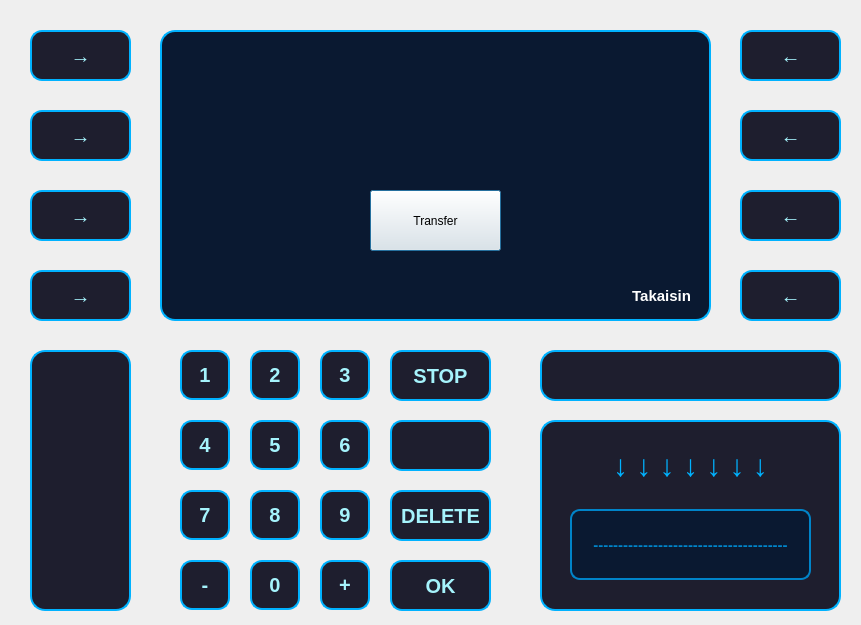
 <widget class="QDialog" name="TransferWindow">
  <property name="geometry">
   <rect>
    <x>0</x>
    <y>0</y>
    <width>861</width>
    <height>625</height>
   </rect>
  </property>
  <property name="windowTitle">
   <string>Dialog</string>
  </property>
  <widget class="QPushButton" name="buttonTransfer">
   <property name="geometry">
    <rect>
     <x>370</x>
     <y>190</y>
     <width>131</width>
     <height>61</height>
    </rect>
   </property>
   <property name="text">
    <string>Transfer</string>
   </property>
  </widget>
  <widget class="QPushButton" name="buttonOut_20">
   <property name="geometry">
    <rect>
     <x>30</x>
     <y>30</y>
     <width>101</width>
     <height>51</height>
    </rect>
   </property>
   <property name="styleSheet">
    <string notr="true">QPushButton {
    background-color: #1E1E2E;
    color: #A5F3FC;
    font-size: 20px;
    font-weight: bold;
    border: 2px solid #00B2FF;
    border-radius: 12px;
    padding: 10px;
    box-shadow: 0px 4px 10px rgba(0, 178, 255, 0.3);
    transition: all 0.2s ease-in-out;
}

QPushButton:hover {
    background-color: #00B2FF;
    color: #1E1E2E;
    border: 2px solid #A5F3FC;
    box-shadow: 0px 4px 15px rgba(165, 243, 252, 0.6);
    transform: scale(1.05);
}

QPushButton:pressed {
    background-color: #0084C9;
    color: #FFFFFF;
    box-shadow: inset 0px 4px 8px rgba(0, 0, 0, 0.5);
    transform: scale(0.95);
}
</string>
   </property>
   <property name="text">
    <string>→</string>
   </property>
   <property name="icon">
    <iconset>
     <normaloff>:/resources/arrow.jpg</normaloff>:/resources/arrow.jpg</iconset>
   </property>
   <property name="iconSize">
    <size>
     <width>32</width>
     <height>32</height>
    </size>
   </property>
  </widget>
  <widget class="QPushButton" name="buttonOut_50">
   <property name="geometry">
    <rect>
     <x>30</x>
     <y>190</y>
     <width>101</width>
     <height>51</height>
    </rect>
   </property>
   <property name="styleSheet">
    <string notr="true">QPushButton {
    background-color: #1E1E2E;
    color: #A5F3FC;
    font-size: 20px;
    font-weight: bold;
    border: 2px solid #00B2FF;
    border-radius: 12px;
    padding: 10px;
    box-shadow: 0px 4px 10px rgba(0, 178, 255, 0.3);
    transition: all 0.2s ease-in-out;
}

QPushButton:hover {
    background-color: #00B2FF;
    color: #1E1E2E;
    border: 2px solid #A5F3FC;
    box-shadow: 0px 4px 15px rgba(165, 243, 252, 0.6);
    transform: scale(1.05);
}

QPushButton:pressed {
    background-color: #0084C9;
    color: #FFFFFF;
    box-shadow: inset 0px 4px 8px rgba(0, 0, 0, 0.5);
    transform: scale(0.95);
}
</string>
   </property>
   <property name="text">
    <string>→</string>
   </property>
   <property name="icon">
    <iconset>
     <normaloff>:/resources/arrow.jpg</normaloff>:/resources/arrow.jpg</iconset>
   </property>
   <property name="iconSize">
    <size>
     <width>32</width>
     <height>32</height>
    </size>
   </property>
  </widget>
  <widget class="QPushButton" name="buttonOut_40">
   <property name="geometry">
    <rect>
     <x>30</x>
     <y>110</y>
     <width>101</width>
     <height>51</height>
    </rect>
   </property>
   <property name="styleSheet">
    <string notr="true">QPushButton {
    background-color: #1E1E2E;
    color: #A5F3FC;
    font-size: 20px;
    font-weight: bold;
    border: 2px solid #00B2FF;
    border-radius: 12px;
    padding: 10px;
    box-shadow: 0px 4px 10px rgba(0, 178, 255, 0.3);
    transition: all 0.2s ease-in-out;
}

QPushButton:hover {
    background-color: #00B2FF;
    color: #1E1E2E;
    border: 2px solid #A5F3FC;
    box-shadow: 0px 4px 15px rgba(165, 243, 252, 0.6);
    transform: scale(1.05);
}

QPushButton:pressed {
    background-color: #0084C9;
    color: #FFFFFF;
    box-shadow: inset 0px 4px 8px rgba(0, 0, 0, 0.5);
    transform: scale(0.95);
}
</string>
   </property>
   <property name="text">
    <string>→</string>
   </property>
   <property name="icon">
    <iconset>
     <normaloff>:/resources/arrow.jpg</normaloff>:/resources/arrow.jpg</iconset>
   </property>
   <property name="iconSize">
    <size>
     <width>32</width>
     <height>32</height>
    </size>
   </property>
  </widget>
  <widget class="QPushButton" name="btn_0">
   <property name="geometry">
    <rect>
     <x>250</x>
     <y>560</y>
     <width>50</width>
     <height>50</height>
    </rect>
   </property>
   <property name="font">
    <font>
     <pointsize>-1</pointsize>
     <bold>true</bold>
     <kerning>true</kerning>
    </font>
   </property>
   <property name="styleSheet">
    <string notr="true">QPushButton {
    background-color: #1E1E2E;
    color: #A5F3FC;
    font-size: 20px;
    font-weight: bold;
    border: 2px solid #00B2FF;
    border-radius: 12px;
    padding: 10px;
    box-shadow: 0px 4px 10px rgba(0, 178, 255, 0.3);
    transition: all 0.2s ease-in-out;
}

QPushButton:hover {
    background-color: #00B2FF;
    color: #1E1E2E;
    border: 2px solid #A5F3FC;
    box-shadow: 0px 4px 15px rgba(165, 243, 252, 0.6);
    transform: scale(1.05);
}

QPushButton:pressed {
    background-color: #0084C9;
    color: #FFFFFF;
    box-shadow: inset 0px 4px 8px rgba(0, 0, 0, 0.5);
    transform: scale(0.95);
}
</string>
   </property>
   <property name="text">
    <string>0</string>
   </property>
  </widget>
  <widget class="QLabel" name="cardSlot">
   <property name="geometry">
    <rect>
     <x>540</x>
     <y>420</y>
     <width>301</width>
     <height>191</height>
    </rect>
   </property>
   <property name="styleSheet">
    <string notr="true">QLabel#cardSlot {
    background-color: #1E1E2E;
    border: 2px solid #00B2FF;
    border-radius: 15px;
    min-width: 160px;
    min-height: 60px;
    text-align: center;
    color: #A5F3FC;
    font-size: 16px;
    font-weight: bold;
    box-shadow: inset 0px 5px 10px rgba(0, 0, 0, 0.6);
}
</string>
   </property>
   <property name="text">
    <string/>
   </property>
  </widget>
  <widget class="QPushButton" name="btnOK">
   <property name="geometry">
    <rect>
     <x>390</x>
     <y>560</y>
     <width>101</width>
     <height>51</height>
    </rect>
   </property>
   <property name="layoutDirection">
    <enum>Qt::LayoutDirection::LeftToRight</enum>
   </property>
   <property name="styleSheet">
    <string notr="true">QPushButton {
    background-color: #1E1E2E;
    color: #A5F3FC;
    font-size: 20px;
    font-weight: bold;
    border: 2px solid #00B2FF;
    border-radius: 12px;
    padding: 10px;
    box-shadow: 0px 4px 10px rgba(0, 178, 255, 0.3);
    transition: all 0.2s ease-in-out;
}

QPushButton:hover {
    background-color: #00B2FF;
    color: #1E1E2E;
    border: 2px solid #A5F3FC;
    box-shadow: 0px 4px 15px rgba(165, 243, 252, 0.6);
    transform: scale(1.05);
}

QPushButton:pressed {
    background-color: #0084C9;
    color: #FFFFFF;
    box-shadow: inset 0px 4px 8px rgba(0, 0, 0, 0.5);
    transform: scale(0.95);
}
</string>
   </property>
   <property name="text">
    <string>OK</string>
   </property>
  </widget>
  <widget class="QPushButton" name="btnBack">
   <property name="geometry">
    <rect>
     <x>740</x>
     <y>270</y>
     <width>101</width>
     <height>51</height>
    </rect>
   </property>
   <property name="styleSheet">
    <string notr="true">QPushButton {
    background-color: #1E1E2E;
    color: #A5F3FC;
    font-size: 20px;
    font-weight: bold;
    border: 2px solid #00B2FF;
    border-radius: 12px;
    padding: 10px;
    box-shadow: 0px 4px 10px rgba(0, 178, 255, 0.3);
    transition: all 0.2s ease-in-out;
}

QPushButton:hover {
    background-color: #00B2FF;
    color: #1E1E2E;
    border: 2px solid #A5F3FC;
    box-shadow: 0px 4px 15px rgba(165, 243, 252, 0.6);
    transform: scale(1.05);
}

QPushButton:pressed {
    background-color: #0084C9;
    color: #FFFFFF;
    box-shadow: inset 0px 4px 8px rgba(0, 0, 0, 0.5);
    transform: scale(0.95);
}
</string>
   </property>
   <property name="text">
    <string>←</string>
   </property>
  </widget>
  <widget class="QPushButton" name="btn_4">
   <property name="geometry">
    <rect>
     <x>180</x>
     <y>420</y>
     <width>50</width>
     <height>50</height>
    </rect>
   </property>
   <property name="font">
    <font>
     <pointsize>-1</pointsize>
     <bold>true</bold>
     <kerning>true</kerning>
    </font>
   </property>
   <property name="styleSheet">
    <string notr="true">QPushButton {
    background-color: #1E1E2E;
    color: #A5F3FC;
    font-size: 20px;
    font-weight: bold;
    border: 2px solid #00B2FF;
    border-radius: 12px;
    padding: 10px;
    box-shadow: 0px 4px 10px rgba(0, 178, 255, 0.3);
    transition: all 0.2s ease-in-out;
}

QPushButton:hover {
    background-color: #00B2FF;
    color: #1E1E2E;
    border: 2px solid #A5F3FC;
    box-shadow: 0px 4px 15px rgba(165, 243, 252, 0.6);
    transform: scale(1.05);
}

QPushButton:pressed {
    background-color: #0084C9;
    color: #FFFFFF;
    box-shadow: inset 0px 4px 8px rgba(0, 0, 0, 0.5);
    transform: scale(0.95);
}
</string>
   </property>
   <property name="text">
    <string>4</string>
   </property>
  </widget>
  <widget class="QPushButton" name="btn_8">
   <property name="geometry">
    <rect>
     <x>250</x>
     <y>490</y>
     <width>50</width>
     <height>50</height>
    </rect>
   </property>
   <property name="font">
    <font>
     <pointsize>-1</pointsize>
     <bold>true</bold>
     <kerning>true</kerning>
    </font>
   </property>
   <property name="styleSheet">
    <string notr="true">QPushButton {
    background-color: #1E1E2E;
    color: #A5F3FC;
    font-size: 20px;
    font-weight: bold;
    border: 2px solid #00B2FF;
    border-radius: 12px;
    padding: 10px;
    box-shadow: 0px 4px 10px rgba(0, 178, 255, 0.3);
    transition: all 0.2s ease-in-out;
}

QPushButton:hover {
    background-color: #00B2FF;
    color: #1E1E2E;
    border: 2px solid #A5F3FC;
    box-shadow: 0px 4px 15px rgba(165, 243, 252, 0.6);
    transform: scale(1.05);
}

QPushButton:pressed {
    background-color: #0084C9;
    color: #FFFFFF;
    box-shadow: inset 0px 4px 8px rgba(0, 0, 0, 0.5);
    transform: scale(0.95);
}
</string>
   </property>
   <property name="text">
    <string>8</string>
   </property>
  </widget>
  <widget class="QLabel" name="cardSlot_3">
   <property name="geometry">
    <rect>
     <x>30</x>
     <y>350</y>
     <width>101</width>
     <height>261</height>
    </rect>
   </property>
   <property name="styleSheet">
    <string notr="true">QLabel#cardSlot_3 {
    background-color: #1E1E2E;
    border: 2px solid #00B2FF;
    border-radius: 15px;
    text-align: center;
    color: #A5F3FC;
    font-size: 16px;
    font-weight: bold;
    box-shadow: inset 0px 5px 10px rgba(0, 0, 0, 0.6);
}
</string>
   </property>
   <property name="text">
    <string/>
   </property>
  </widget>
  <widget class="QLabel" name="cardSlot_2">
   <property name="geometry">
    <rect>
     <x>540</x>
     <y>350</y>
     <width>301</width>
     <height>51</height>
    </rect>
   </property>
   <property name="styleSheet">
    <string notr="true">QLabel#cardSlot_2 {
    background-color: #1E1E2E;
    border: 2px solid #00B2FF;
    border-radius: 15px;
    text-align: center;
    color: #A5F3FC;
    font-size: 16px;
    font-weight: bold;
    box-shadow: inset 0px 5px 10px rgba(0, 0, 0, 0.6);
}
</string>
   </property>
   <property name="text">
    <string/>
   </property>
  </widget>
  <widget class="QPushButton" name="buttonOut_x">
   <property name="geometry">
    <rect>
     <x>740</x>
     <y>110</y>
     <width>101</width>
     <height>51</height>
    </rect>
   </property>
   <property name="styleSheet">
    <string notr="true">QPushButton {
    background-color: #1E1E2E;
    color: #A5F3FC;
    font-size: 20px;
    font-weight: bold;
    border: 2px solid #00B2FF;
    border-radius: 12px;
    padding: 10px;
    box-shadow: 0px 4px 10px rgba(0, 178, 255, 0.3);
    transition: all 0.2s ease-in-out;
}

QPushButton:hover {
    background-color: #00B2FF;
    color: #1E1E2E;
    border: 2px solid #A5F3FC;
    box-shadow: 0px 4px 15px rgba(165, 243, 252, 0.6);
    transform: scale(1.05);
}

QPushButton:pressed {
    background-color: #0084C9;
    color: #FFFFFF;
    box-shadow: inset 0px 4px 8px rgba(0, 0, 0, 0.5);
    transform: scale(0.95);
}
</string>
   </property>
   <property name="text">
    <string>←</string>
   </property>
   <property name="icon">
    <iconset>
     <normaloff>:/resources/arrow.jpg</normaloff>:/resources/arrow.jpg</iconset>
   </property>
   <property name="iconSize">
    <size>
     <width>32</width>
     <height>32</height>
    </size>
   </property>
  </widget>
  <widget class="QLabel" name="cardSlotBorder">
   <property name="geometry">
    <rect>
     <x>570</x>
     <y>509</y>
     <width>241</width>
     <height>71</height>
    </rect>
   </property>
   <property name="styleSheet">
    <string notr="true">QLabel#cardSlotBorder {
	font-size: 15px;
	color: #0084C9;
	font-weight: bold;
    background-color: #0A1931;
    border: 2px solid #0084C9;
    border-radius: 10px;
    min-width: 140px;
    min-height: 20px;
}

</string>
   </property>
   <property name="text">
    <string>---------------------------------------</string>
   </property>
   <property name="alignment">
    <set>Qt::AlignmentFlag::AlignCenter</set>
   </property>
  </widget>
  <widget class="QPushButton" name="btn_14">
   <property name="geometry">
    <rect>
     <x>390</x>
     <y>490</y>
     <width>101</width>
     <height>51</height>
    </rect>
   </property>
   <property name="font">
    <font>
     <pointsize>-1</pointsize>
     <bold>true</bold>
     <kerning>true</kerning>
    </font>
   </property>
   <property name="styleSheet">
    <string notr="true">QPushButton {
    background-color: #1E1E2E;
    color: #A5F3FC;
    font-size: 20px;
    font-weight: bold;
    border: 2px solid #00B2FF;
    border-radius: 12px;
    padding: 10px;
    box-shadow: 0px 4px 10px rgba(0, 178, 255, 0.3);
    transition: all 0.2s ease-in-out;
}

QPushButton:hover {
    background-color: #00B2FF;
    color: #1E1E2E;
    border: 2px solid #A5F3FC;
    box-shadow: 0px 4px 15px rgba(165, 243, 252, 0.6);
    transform: scale(1.05);
}

QPushButton:pressed {
    background-color: #0084C9;
    color: #FFFFFF;
    box-shadow: inset 0px 4px 8px rgba(0, 0, 0, 0.5);
    transform: scale(0.95);
}
</string>
   </property>
   <property name="text">
    <string>DELETE</string>
   </property>
  </widget>
  <widget class="QPushButton" name="btn_11">
   <property name="geometry">
    <rect>
     <x>180</x>
     <y>560</y>
     <width>50</width>
     <height>50</height>
    </rect>
   </property>
   <property name="font">
    <font>
     <pointsize>-1</pointsize>
     <bold>true</bold>
     <kerning>true</kerning>
    </font>
   </property>
   <property name="styleSheet">
    <string notr="true">QPushButton {
    background-color: #1E1E2E;
    color: #A5F3FC;
    font-size: 20px;
    font-weight: bold;
    border: 2px solid #00B2FF;
    border-radius: 12px;
    padding: 10px;
    box-shadow: 0px 4px 10px rgba(0, 178, 255, 0.3);
    transition: all 0.2s ease-in-out;
}

QPushButton:hover {
    background-color: #00B2FF;
    color: #1E1E2E;
    border: 2px solid #A5F3FC;
    box-shadow: 0px 4px 15px rgba(165, 243, 252, 0.6);
    transform: scale(1.05);
}

QPushButton:pressed {
    background-color: #0084C9;
    color: #FFFFFF;
    box-shadow: inset 0px 4px 8px rgba(0, 0, 0, 0.5);
    transform: scale(0.95);
}
</string>
   </property>
   <property name="text">
    <string>-</string>
   </property>
  </widget>
  <widget class="QPushButton" name="btn_7">
   <property name="geometry">
    <rect>
     <x>180</x>
     <y>490</y>
     <width>50</width>
     <height>50</height>
    </rect>
   </property>
   <property name="font">
    <font>
     <pointsize>-1</pointsize>
     <bold>true</bold>
     <kerning>true</kerning>
    </font>
   </property>
   <property name="styleSheet">
    <string notr="true">QPushButton {
    background-color: #1E1E2E;
    color: #A5F3FC;
    font-size: 20px;
    font-weight: bold;
    border: 2px solid #00B2FF;
    border-radius: 12px;
    padding: 10px;
    box-shadow: 0px 4px 10px rgba(0, 178, 255, 0.3);
    transition: all 0.2s ease-in-out;
}

QPushButton:hover {
    background-color: #00B2FF;
    color: #1E1E2E;
    border: 2px solid #A5F3FC;
    box-shadow: 0px 4px 15px rgba(165, 243, 252, 0.6);
    transform: scale(1.05);
}

QPushButton:pressed {
    background-color: #0084C9;
    color: #FFFFFF;
    box-shadow: inset 0px 4px 8px rgba(0, 0, 0, 0.5);
    transform: scale(0.95);
}
</string>
   </property>
   <property name="text">
    <string>7</string>
   </property>
  </widget>
  <widget class="QLabel" name="txtOut_40">
   <property name="geometry">
    <rect>
     <x>180</x>
     <y>110</y>
     <width>71</width>
     <height>51</height>
    </rect>
   </property>
   <property name="styleSheet">
    <string notr="true">font-size: 15px;
color: white;
font-weight: bold;
background-color: transparent;</string>
   </property>
   <property name="text">
    <string>40 €</string>
   </property>
  </widget>
  <widget class="QPushButton" name="btnLangFI_7">
   <property name="geometry">
    <rect>
     <x>740</x>
     <y>190</y>
     <width>101</width>
     <height>51</height>
    </rect>
   </property>
   <property name="layoutDirection">
    <enum>Qt::LayoutDirection::LeftToRight</enum>
   </property>
   <property name="autoFillBackground">
    <bool>false</bool>
   </property>
   <property name="styleSheet">
    <string notr="true">QPushButton {
    background-color: #1E1E2E;
    color: #A5F3FC;
    font-size: 20px;
    font-weight: bold;
    border: 2px solid #00B2FF;
    border-radius: 12px;
    padding: 10px;
    box-shadow: 0px 4px 10px rgba(0, 178, 255, 0.3);
    transition: all 0.2s ease-in-out;
}

QPushButton:hover {
    background-color: #00B2FF;
    color: #1E1E2E;
    border: 2px solid #A5F3FC;
    box-shadow: 0px 4px 15px rgba(165, 243, 252, 0.6);
    transform: scale(1.05);
}

QPushButton:pressed {
    background-color: #0084C9;
    color: #FFFFFF;
    box-shadow: inset 0px 4px 8px rgba(0, 0, 0, 0.5);
    transform: scale(0.95);
}
</string>
   </property>
   <property name="text">
    <string>←</string>
   </property>
  </widget>
  <widget class="QPushButton" name="btn_5">
   <property name="geometry">
    <rect>
     <x>250</x>
     <y>420</y>
     <width>50</width>
     <height>50</height>
    </rect>
   </property>
   <property name="font">
    <font>
     <pointsize>-1</pointsize>
     <bold>true</bold>
     <kerning>true</kerning>
    </font>
   </property>
   <property name="styleSheet">
    <string notr="true">QPushButton {
    background-color: #1E1E2E;
    color: #A5F3FC;
    font-size: 20px;
    font-weight: bold;
    border: 2px solid #00B2FF;
    border-radius: 12px;
    padding: 10px;
    box-shadow: 0px 4px 10px rgba(0, 178, 255, 0.3);
    transition: all 0.2s ease-in-out;
}

QPushButton:hover {
    background-color: #00B2FF;
    color: #1E1E2E;
    border: 2px solid #A5F3FC;
    box-shadow: 0px 4px 15px rgba(165, 243, 252, 0.6);
    transform: scale(1.05);
}

QPushButton:pressed {
    background-color: #0084C9;
    color: #FFFFFF;
    box-shadow: inset 0px 4px 8px rgba(0, 0, 0, 0.5);
    transform: scale(0.95);
}
</string>
   </property>
   <property name="text">
    <string>5</string>
   </property>
  </widget>
  <widget class="QPushButton" name="buttonOut_80">
   <property name="geometry">
    <rect>
     <x>30</x>
     <y>270</y>
     <width>101</width>
     <height>51</height>
    </rect>
   </property>
   <property name="styleSheet">
    <string notr="true">QPushButton {
    background-color: #1E1E2E;
    color: #A5F3FC;
    font-size: 20px;
    font-weight: bold;
    border: 2px solid #00B2FF;
    border-radius: 12px;
    padding: 10px;
    box-shadow: 0px 4px 10px rgba(0, 178, 255, 0.3);
    transition: all 0.2s ease-in-out;
}

QPushButton:hover {
    background-color: #00B2FF;
    color: #1E1E2E;
    border: 2px solid #A5F3FC;
    box-shadow: 0px 4px 15px rgba(165, 243, 252, 0.6);
    transform: scale(1.05);
}

QPushButton:pressed {
    background-color: #0084C9;
    color: #FFFFFF;
    box-shadow: inset 0px 4px 8px rgba(0, 0, 0, 0.5);
    transform: scale(0.95);
}
</string>
   </property>
   <property name="text">
    <string>→</string>
   </property>
   <property name="icon">
    <iconset>
     <normaloff>:/resources/arrow.jpg</normaloff>:/resources/arrow.jpg</iconset>
   </property>
   <property name="iconSize">
    <size>
     <width>32</width>
     <height>32</height>
    </size>
   </property>
  </widget>
  <widget class="QPushButton" name="btn_10">
   <property name="geometry">
    <rect>
     <x>320</x>
     <y>560</y>
     <width>50</width>
     <height>50</height>
    </rect>
   </property>
   <property name="font">
    <font>
     <pointsize>-1</pointsize>
     <bold>true</bold>
     <kerning>true</kerning>
    </font>
   </property>
   <property name="styleSheet">
    <string notr="true">QPushButton {
    background-color: #1E1E2E;
    color: #A5F3FC;
    font-size: 20px;
    font-weight: bold;
    border: 2px solid #00B2FF;
    border-radius: 12px;
    padding: 10px;
    box-shadow: 0px 4px 10px rgba(0, 178, 255, 0.3);
    transition: all 0.2s ease-in-out;
}

QPushButton:hover {
    background-color: #00B2FF;
    color: #1E1E2E;
    border: 2px solid #A5F3FC;
    box-shadow: 0px 4px 15px rgba(165, 243, 252, 0.6);
    transform: scale(1.05);
}

QPushButton:pressed {
    background-color: #0084C9;
    color: #FFFFFF;
    box-shadow: inset 0px 4px 8px rgba(0, 0, 0, 0.5);
    transform: scale(0.95);
}
</string>
   </property>
   <property name="text">
    <string>+</string>
   </property>
  </widget>
  <widget class="QListWidget" name="listWidget">
   <property name="geometry">
    <rect>
     <x>160</x>
     <y>30</y>
     <width>551</width>
     <height>291</height>
    </rect>
   </property>
   <property name="styleSheet">
    <string notr="true">QListWidget {
    background-color: #0A1931;
    border: 2px solid #00B2FF;
    border-radius: 15px;
    padding: 10px;
    color: #A5F3FC;
    font-size: 18px;
    font-weight: bold;
}
</string>
   </property>
  </widget>
  <widget class="QLabel" name="txtBack">
   <property name="geometry">
    <rect>
     <x>550</x>
     <y>270</y>
     <width>141</width>
     <height>51</height>
    </rect>
   </property>
   <property name="styleSheet">
    <string notr="true">font-size: 15px;
color: white;
font-weight: bold;
background-color: transparent;
text-transform: uppercase;</string>
   </property>
   <property name="text">
    <string>Takaisin</string>
   </property>
   <property name="alignment">
    <set>Qt::AlignmentFlag::AlignRight|Qt::AlignmentFlag::AlignTrailing|Qt::AlignmentFlag::AlignVCenter</set>
   </property>
  </widget>
  <widget class="QPushButton" name="btnBack_3">
   <property name="geometry">
    <rect>
     <x>390</x>
     <y>350</y>
     <width>101</width>
     <height>51</height>
    </rect>
   </property>
   <property name="styleSheet">
    <string notr="true">QPushButton {
    background-color: #1E1E2E;
    color: #A5F3FC;
    font-size: 20px;
    font-weight: bold;
    border: 2px solid #00B2FF;
    border-radius: 12px;
    padding: 10px;
    box-shadow: 0px 4px 10px rgba(0, 178, 255, 0.3);
    transition: all 0.2s ease-in-out;
}

QPushButton:hover {
    background-color: #00B2FF;
    color: #1E1E2E;
    border: 2px solid #A5F3FC;
    box-shadow: 0px 4px 15px rgba(165, 243, 252, 0.6);
    transform: scale(1.05);
}

QPushButton:pressed {
    background-color: #0084C9;
    color: #FFFFFF;
    box-shadow: inset 0px 4px 8px rgba(0, 0, 0, 0.5);
    transform: scale(0.95);
}
</string>
   </property>
   <property name="text">
    <string>STOP</string>
   </property>
  </widget>
  <widget class="QPushButton" name="btn_15">
   <property name="geometry">
    <rect>
     <x>390</x>
     <y>420</y>
     <width>101</width>
     <height>51</height>
    </rect>
   </property>
   <property name="font">
    <font>
     <pointsize>-1</pointsize>
     <bold>true</bold>
     <kerning>true</kerning>
    </font>
   </property>
   <property name="styleSheet">
    <string notr="true">QPushButton {
    background-color: #1E1E2E;
    color: #A5F3FC;
    font-size: 20px;
    font-weight: bold;
    border: 2px solid #00B2FF;
    border-radius: 12px;
    padding: 10px;
    box-shadow: 0px 4px 10px rgba(0, 178, 255, 0.3);
    transition: all 0.2s ease-in-out;
}

QPushButton:hover {
    background-color: #00B2FF;
    color: #1E1E2E;
    border: 2px solid #A5F3FC;
    box-shadow: 0px 4px 15px rgba(165, 243, 252, 0.6);
    transform: scale(1.05);
}

QPushButton:pressed {
    background-color: #0084C9;
    color: #FFFFFF;
    box-shadow: inset 0px 4px 8px rgba(0, 0, 0, 0.5);
    transform: scale(0.95);
}
</string>
   </property>
   <property name="text">
    <string/>
   </property>
  </widget>
  <widget class="QPushButton" name="btn_6">
   <property name="geometry">
    <rect>
     <x>320</x>
     <y>420</y>
     <width>50</width>
     <height>50</height>
    </rect>
   </property>
   <property name="font">
    <font>
     <pointsize>-1</pointsize>
     <bold>true</bold>
     <kerning>true</kerning>
    </font>
   </property>
   <property name="styleSheet">
    <string notr="true">QPushButton {
    background-color: #1E1E2E;
    color: #A5F3FC;
    font-size: 20px;
    font-weight: bold;
    border: 2px solid #00B2FF;
    border-radius: 12px;
    padding: 10px;
    box-shadow: 0px 4px 10px rgba(0, 178, 255, 0.3);
    transition: all 0.2s ease-in-out;
}

QPushButton:hover {
    background-color: #00B2FF;
    color: #1E1E2E;
    border: 2px solid #A5F3FC;
    box-shadow: 0px 4px 15px rgba(165, 243, 252, 0.6);
    transform: scale(1.05);
}

QPushButton:pressed {
    background-color: #0084C9;
    color: #FFFFFF;
    box-shadow: inset 0px 4px 8px rgba(0, 0, 0, 0.5);
    transform: scale(0.95);
}
</string>
   </property>
   <property name="text">
    <string>6</string>
   </property>
  </widget>
  <widget class="QLabel" name="cardArrow">
   <property name="geometry">
    <rect>
     <x>570</x>
     <y>430</y>
     <width>241</width>
     <height>71</height>
    </rect>
   </property>
   <property name="styleSheet">
    <string notr="true">QLabel#cardArrow {
    font-size: 30px;
    color: #00B2FF;
    font-weight: bold;
    text-align: center;
    min-width: 30px;
    min-height: 30px;
	background-color: transparent;
}
</string>
   </property>
   <property name="text">
    <string>↓ ↓ ↓ ↓ ↓ ↓ ↓</string>
   </property>
   <property name="alignment">
    <set>Qt::AlignmentFlag::AlignCenter</set>
   </property>
  </widget>
  <widget class="QPushButton" name="btn_1">
   <property name="geometry">
    <rect>
     <x>180</x>
     <y>350</y>
     <width>50</width>
     <height>50</height>
    </rect>
   </property>
   <property name="font">
    <font>
     <pointsize>-1</pointsize>
     <bold>true</bold>
     <kerning>true</kerning>
    </font>
   </property>
   <property name="styleSheet">
    <string notr="true">QPushButton {
    background-color: #1E1E2E;
    color: #A5F3FC;
    font-size: 20px;
    font-weight: bold;
    border: 2px solid #00B2FF;
    border-radius: 12px;
    padding: 10px;
    box-shadow: 0px 4px 10px rgba(0, 178, 255, 0.3);
    transition: all 0.2s ease-in-out;
}

QPushButton:hover {
    background-color: #00B2FF;
    color: #1E1E2E;
    border: 2px solid #A5F3FC;
    box-shadow: 0px 4px 15px rgba(165, 243, 252, 0.6);
    transform: scale(1.05);
}

QPushButton:pressed {
    background-color: #0084C9;
    color: #FFFFFF;
    box-shadow: inset 0px 4px 8px rgba(0, 0, 0, 0.5);
    transform: scale(0.95);
}
</string>
   </property>
   <property name="text">
    <string>1</string>
   </property>
  </widget>
  <widget class="QPushButton" name="buttonOut_100">
   <property name="geometry">
    <rect>
     <x>740</x>
     <y>30</y>
     <width>101</width>
     <height>51</height>
    </rect>
   </property>
   <property name="styleSheet">
    <string notr="true">QPushButton {
    background-color: #1E1E2E;
    color: #A5F3FC;
    font-size: 20px;
    font-weight: bold;
    border: 2px solid #00B2FF;
    border-radius: 12px;
    padding: 10px;
    box-shadow: 0px 4px 10px rgba(0, 178, 255, 0.3);
    transition: all 0.2s ease-in-out;
}

QPushButton:hover {
    background-color: #00B2FF;
    color: #1E1E2E;
    border: 2px solid #A5F3FC;
    box-shadow: 0px 4px 15px rgba(165, 243, 252, 0.6);
    transform: scale(1.05);
}

QPushButton:pressed {
    background-color: #0084C9;
    color: #FFFFFF;
    box-shadow: inset 0px 4px 8px rgba(0, 0, 0, 0.5);
    transform: scale(0.95);
}
</string>
   </property>
   <property name="text">
    <string>←</string>
   </property>
   <property name="icon">
    <iconset>
     <normaloff>:/resources/arrow.jpg</normaloff>:/resources/arrow.jpg</iconset>
   </property>
   <property name="iconSize">
    <size>
     <width>32</width>
     <height>32</height>
    </size>
   </property>
  </widget>
  <widget class="QPushButton" name="btn_3">
   <property name="geometry">
    <rect>
     <x>320</x>
     <y>350</y>
     <width>50</width>
     <height>50</height>
    </rect>
   </property>
   <property name="font">
    <font>
     <pointsize>-1</pointsize>
     <bold>true</bold>
     <kerning>true</kerning>
    </font>
   </property>
   <property name="styleSheet">
    <string notr="true">QPushButton {
    background-color: #1E1E2E;
    color: #A5F3FC;
    font-size: 20px;
    font-weight: bold;
    border: 2px solid #00B2FF;
    border-radius: 12px;
    padding: 10px;
    box-shadow: 0px 4px 10px rgba(0, 178, 255, 0.3);
    transition: all 0.2s ease-in-out;
}

QPushButton:hover {
    background-color: #00B2FF;
    color: #1E1E2E;
    border: 2px solid #A5F3FC;
    box-shadow: 0px 4px 15px rgba(165, 243, 252, 0.6);
    transform: scale(1.05);
}

QPushButton:pressed {
    background-color: #0084C9;
    color: #FFFFFF;
    box-shadow: inset 0px 4px 8px rgba(0, 0, 0, 0.5);
    transform: scale(0.95);
}
</string>
   </property>
   <property name="text">
    <string>3</string>
   </property>
  </widget>
  <widget class="QPushButton" name="btn_9">
   <property name="geometry">
    <rect>
     <x>320</x>
     <y>490</y>
     <width>50</width>
     <height>50</height>
    </rect>
   </property>
   <property name="font">
    <font>
     <pointsize>-1</pointsize>
     <bold>true</bold>
     <kerning>true</kerning>
    </font>
   </property>
   <property name="styleSheet">
    <string notr="true">QPushButton {
    background-color: #1E1E2E;
    color: #A5F3FC;
    font-size: 20px;
    font-weight: bold;
    border: 2px solid #00B2FF;
    border-radius: 12px;
    padding: 10px;
    box-shadow: 0px 4px 10px rgba(0, 178, 255, 0.3);
    transition: all 0.2s ease-in-out;
}

QPushButton:hover {
    background-color: #00B2FF;
    color: #1E1E2E;
    border: 2px solid #A5F3FC;
    box-shadow: 0px 4px 15px rgba(165, 243, 252, 0.6);
    transform: scale(1.05);
}

QPushButton:pressed {
    background-color: #0084C9;
    color: #FFFFFF;
    box-shadow: inset 0px 4px 8px rgba(0, 0, 0, 0.5);
    transform: scale(0.95);
}
</string>
   </property>
   <property name="text">
    <string>9</string>
   </property>
  </widget>
  <widget class="QPushButton" name="btn_2">
   <property name="geometry">
    <rect>
     <x>250</x>
     <y>350</y>
     <width>50</width>
     <height>50</height>
    </rect>
   </property>
   <property name="font">
    <font>
     <pointsize>-1</pointsize>
     <bold>true</bold>
     <kerning>true</kerning>
    </font>
   </property>
   <property name="styleSheet">
    <string notr="true">QPushButton {
    background-color: #1E1E2E;
    color: #A5F3FC;
    font-size: 20px;
    font-weight: bold;
    border: 2px solid #00B2FF;
    border-radius: 12px;
    padding: 10px;
    box-shadow: 0px 4px 10px rgba(0, 178, 255, 0.3);
    transition: all 0.2s ease-in-out;
}

QPushButton:hover {
    background-color: #00B2FF;
    color: #1E1E2E;
    border: 2px solid #A5F3FC;
    box-shadow: 0px 4px 15px rgba(165, 243, 252, 0.6);
    transform: scale(1.05);
}

QPushButton:pressed {
    background-color: #0084C9;
    color: #FFFFFF;
    box-shadow: inset 0px 4px 8px rgba(0, 0, 0, 0.5);
    transform: scale(0.95);
}
</string>
   </property>
   <property name="text">
    <string>2</string>
   </property>
  </widget>
  <widget class="QLabel" name="txtINFO">
   <property name="geometry">
    <rect>
     <x>260</x>
     <y>190</y>
     <width>351</width>
     <height>50</height>
    </rect>
   </property>
   <property name="styleSheet">
    <string notr="true">font-size: 15px;
color: white;
font-weight: bold;
background-color: transparent;
text-transform: uppercase;</string>
   </property>
   <property name="text">
    <string/>
   </property>
   <property name="alignment">
    <set>Qt::AlignmentFlag::AlignCenter</set>
   </property>
  </widget>
  <zorder>btn_15</zorder>
  <zorder>cardSlot_3</zorder>
  <zorder>cardSlot_2</zorder>
  <zorder>cardSlot</zorder>
  <zorder>btn_2</zorder>
  <zorder>btn_9</zorder>
  <zorder>buttonOut_80</zorder>
  <zorder>buttonOut_50</zorder>
  <zorder>btn_10</zorder>
  <zorder>txtOut_40</zorder>
  <zorder>listWidget</zorder>
  <zorder>btnBack</zorder>
  <zorder>cardArrow</zorder>
  <zorder>buttonOut_100</zorder>
  <zorder>txtBack</zorder>
  <zorder>btn_4</zorder>
  <zorder>txtINFO</zorder>
  <zorder>btn_0</zorder>
  <zorder>buttonOut_20</zorder>
  <zorder>buttonOut_x</zorder>
  <zorder>btn_7</zorder>
  <zorder>btn_11</zorder>
  <zorder>btnOK</zorder>
  <zorder>cardSlotBorder</zorder>
  <zorder>btn_3</zorder>
  <zorder>buttonOut_40</zorder>
  <zorder>btn_6</zorder>
  <zorder>btn_8</zorder>
  <zorder>btnBack_3</zorder>
  <zorder>btn_1</zorder>
  <zorder>btn_5</zorder>
  <zorder>btnLangFI_7</zorder>
  <zorder>btn_14</zorder>
  <zorder>buttonTransfer</zorder>
 </widget>
